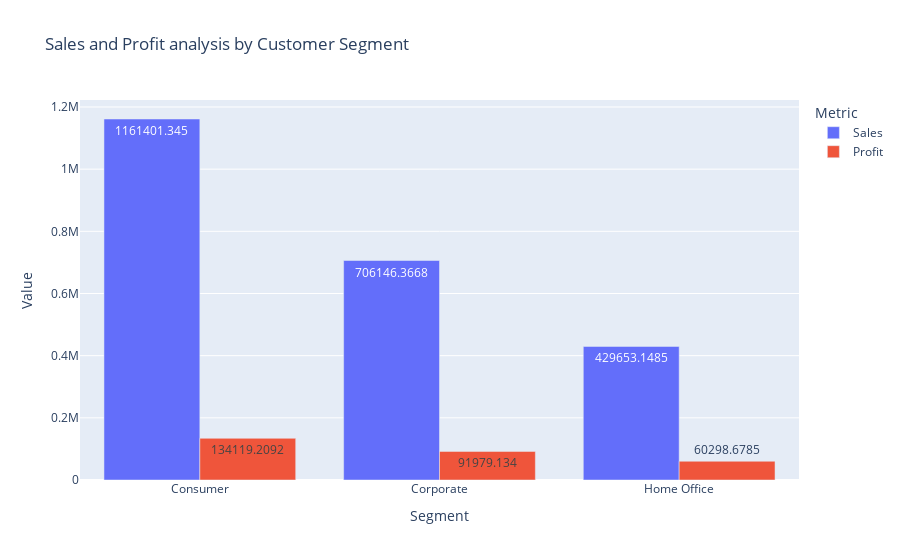

Notebook cell for this chart:
### Markdown cell above
# 7. Sales and Profit analysis by Customer Segment

### Code cell
group_data = da.groupby('Segment')[['Sales', 'Profit']].sum().reset_index()
df_melted = group_data.melt(id_vars='Segment', value_vars=['Sales', 'Profit'], var_name='Metric', value_name='Value')
# Plotly needs the data in a "long" format for grouped bar charts
fig4 = px.bar(
    df_melted,
    x='Segment',
    y='Value',
    color='Metric',
    barmode='group',
    title='Sales and Profit analysis by Customer Segment',
    text='Value'
)

fig4.show()

### Figure 1 — Plotly figure (JSON) as saved in the notebook; plotly's stock layout.template omitted (floating-point values rounded to 4 significant figures)
{"data": [{"alignmentgroup": "True", "hovertemplate": "Metric=Sales<br>Segment=%{x}<br>Value=%{text}<extra></extra>", "legendgroup": "Sales", "marker": {"color": "#636efa", "pattern": {"shape": ""}}, "name": "Sales", "offsetgroup": "Sales", "orientation": "v", "showlegend": true, "text": [1161000.0, 706100.0, 429700.0], "textposition": "auto", "type": "bar", "x": ["Consumer", "Corporate", "Home Office"], "xaxis": "x", "y": [1161000.0, 706100.0, 429700.0], "yaxis": "y"}, {"alignmentgroup": "True", "hovertemplate": "Metric=Profit<br>Segment=%{x}<br>Value=%{text}<extra></extra>", "legendgroup": "Profit", "marker": {"color": "#EF553B", "pattern": {"shape": ""}}, "name": "Profit", "offsetgroup": "Profit", "orientation": "v", "showlegend": true, "text": [134100.0, 91980.0, 60300.0], "textposition": "auto", "type": "bar", "x": ["Consumer", "Corporate", "Home Office"], "xaxis": "x", "y": [134100.0, 91980.0, 60300.0], "yaxis": "y"}], "layout": {"autosize": true, "barmode": "group", "legend": {"title": {"text": "Metric"}, "tracegroupgap": 0}, "title": {"text": "Sales and Profit analysis by Customer Segment"}, "xaxis": {"anchor": "y", "autorange": true, "domain": [0, 1], "range": [-0.5, 2.5], "title": {"text": "Segment"}, "type": "category"}, "yaxis": {"anchor": "x", "autorange": true, "domain": [0, 1], "range": [0, 1223000.0], "title": {"text": "Value"}, "type": "linear"}}}
